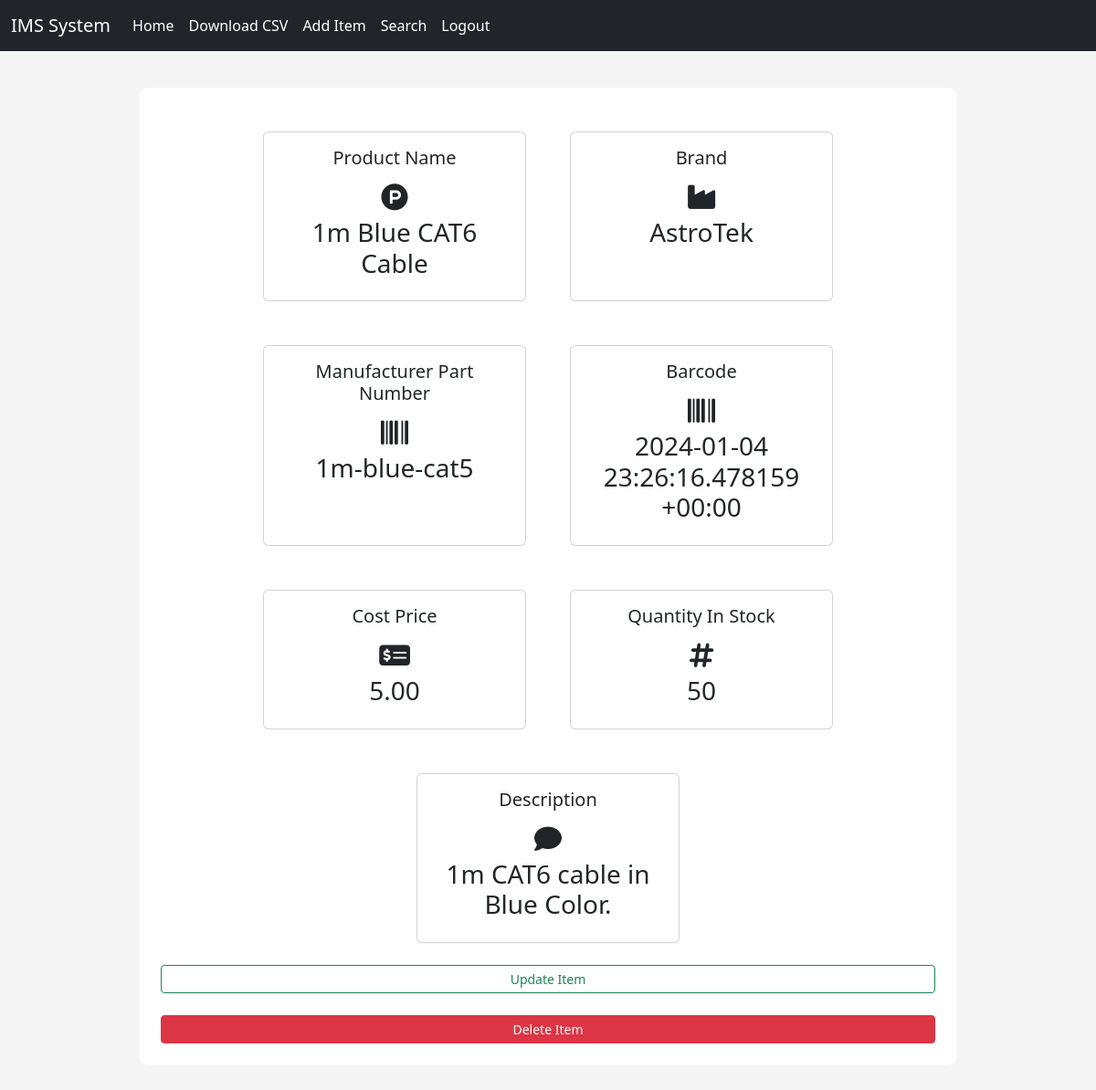
Screenshot of /inventory/product/2 (signed in) with the database file from the repository.
### inventory/models.py (models this page shows, shortened)
class Inventory(models.Model):
    brand = models.CharField(max_length=300, null=False, blank=False)
    title = models.CharField(max_length=300, null=False, blank=False)
    manufacturer_part_number = models.CharField(max_length=300, null=False, blank=False)
    barcode = models.CharField(max_length=300, null=False, blank=False)
    cost_price = models.DecimalField(
        max_digits=19, decimal_places=2, null=False, blank=False
    )
    quantity_in_stock = models.IntegerField(null=False, blank=False)
    description = models.TextField(null=True, blank=True)

### inventory/views.py (the view)
# urls.py: path("product/<int:pk>", per_product_view, name="per_product"),
@login_required()
def per_product_view(request, pk):
    inventory = get_object_or_404(Inventory, pk=pk)
    context = {"inventory": inventory}
    return render(request, "per_product.html", context=context)

### templates/per_product.html
{% extends "base.html" %}
{% block content %}
<div class="content-section">
    <div class="row mx-auto justify-content-center">
        <div class="card m-4" style="width: 18rem;">
            <div class="card-body">
                <h5 class="card-title text-center">Product Name</h5>
                <div class="text-center" style="font-size: 30px;">
                    <span><i class="fab fa-product-hunt"></i></span>
                </div>
                <h3 class="text-center">{{ inventory.title }}</h3>
            </div>
        </div>
        <div class="card m-4" style="width: 18rem;">
            <div class="card-body">
                <h5 class="card-title text-center">Brand</h5>
                <div class="text-center" style="font-size: 30px;">
                    <span><i class="fa fa-industry"></i></span>
                </div>
                <h3 class="text-center">{{ inventory.brand }}</h3>
            </div>
        </div>
        <div class="card m-4" style="width: 18rem;">
            <div class="card-body">
                <h5 class="card-title text-center">Manufacturer Part Number</h5>
                <div class="text-center" style="font-size: 30px;">
                    <span><i class="fa fa-barcode"></i></span>
                </div>
                <h3 class="text-center">{{ inventory.manufacturer_part_number }}</h3>
            </div>
        </div>
        <div class="card m-4" style="width: 18rem;">
            <div class="card-body">
                <h5 class="card-title text-center">Barcode</h5>
                <div class="text-center" style="font-size: 30px;">
                    <span><i class="fa fa-barcode"></i></span>
                </div>
                <h3 class="text-center">{{ inventory.barcode }}</h3>
            </div>
        </div>
        <div class="card m-4" style="width: 18rem;">
            <div class="card-body">
                <h5 class="card-title text-center">Cost Price</h5>
                <div class="text-center" style="font-size: 30px;">
                    <span><i class="fa fa-money-check-dollar"></i></span>
                </div>
                <h3 class="text-center">{{ inventory.cost_price }}</h3>
            </div>
        </div>
        <div class="card m-4" style="width: 18rem;">
            <div class="card-body">
                <h5 class="card-title text-center">Quantity In Stock</h5>
                <div class="text-center" style="font-size: 30px;">
                    <span><i class="fa fa-hashtag"></i></span>
                </div>
                <h3 class="text-center">{{ inventory.quantity_in_stock }}</h3>
            </div>
        </div>
        <div class="card m-4" style="width: 18rem;">
            <div class="card-body">
                <h5 class="card-title text-center">Description</h5>
                <div class="text-center" style="font-size: 30px;">
                    <span><i class="fa fa-comment"></i></span>
                </div>
                <h3 class="text-center">{{ inventory.description }}</h3>
            </div>
        </div>
        <a class="btn btn-outline-success btn-sm mb-4" href="{% url 'update_inventory' inventory.id %}">Update Item</a>
        <a class="btn btn-danger btn-sm" href="{% url 'delete_inventory' inventory.id %}">Delete Item</a>
    </div>
</div>
{% endblock %}

### staticfiles/css/main.css (style rules this page uses)
body { background-color: rgb(245, 245, 245); }
.content-section { background: #fff; margin: 40px; padding: 1.5rem 1.5rem; border-radius: 10px; }

### rows the page displays
Inventory: title "1m Blue CAT6 Cable", brand "AstroTek", manufacturer_part_number "1m-blue-cat5", barcode "2024-01-04 23:26:16.478159+00:00", cost_price "5.00", quantity_in_stock "50", description "1m CAT6 cable in Blue Color."
